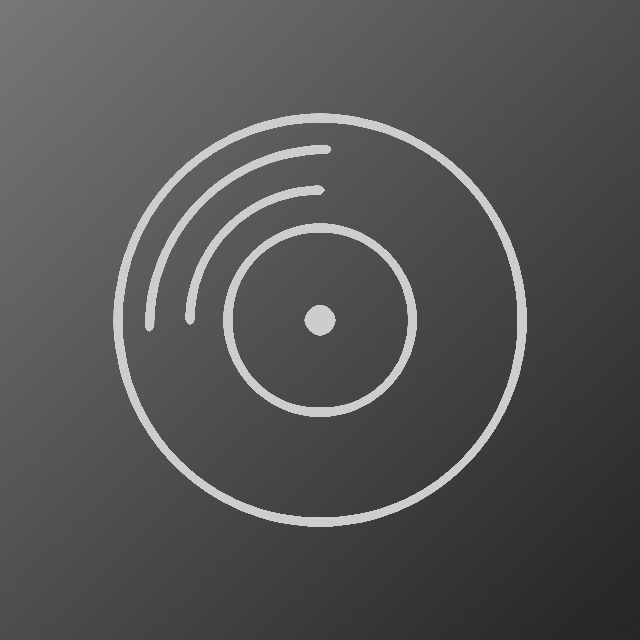
#> input picture config/Abyss/eww/sleektop/images/spotify-art-default.png, 640 x 640 px
$ python scheme_for_image.py ../../../../../Abyss/eww/sleektop/images/spotify-art-default.png
#> lines starting #> are read from the running program, lines starting #| are printed output that depends on the picture
#> in main, img is the input picture: shape (640, 640, 3); mean B, G, R 83.9, 83.9, 83.9
#!/usr/bin/env python3
import sys
import cv2
import numpy as np

# Allowed scheme types
SCHEMES = [
    "scheme-content",
    "scheme-expressive",
    "scheme-fidelity",
    "scheme-fruit-salad",
    "scheme-monochrome",
    "scheme-neutral",
    "scheme-rainbow",
    "scheme-tonal-spot"
]

def image_colorfulness(image):
    # Based on Hasler and Süsstrunk's colorfulness metric
    (B, G, R) = cv2.split(image.astype("float"))
    rg = np.absolute(R - G)
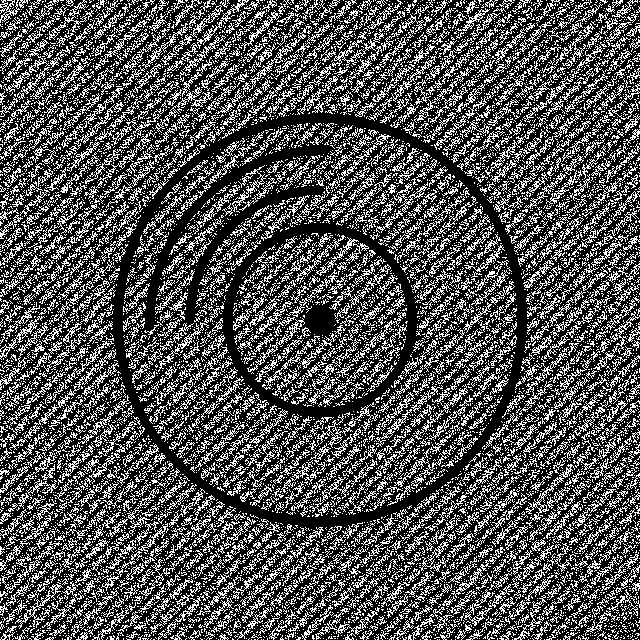
#> rg: shape (640, 640) float64; values 0 (black) and 1 (white), 31.4% white in thin lines or dots
    yb = np.absolute(0.5 * (R + G) - B)
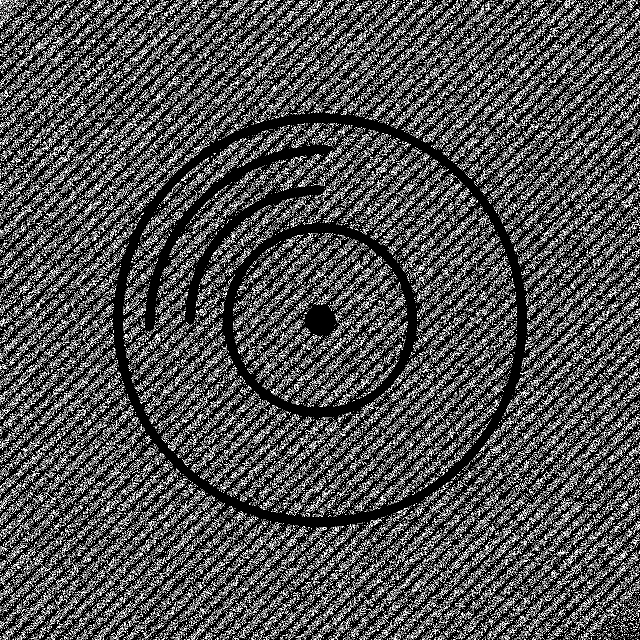
#> yb: shape (640, 640) float64; min 0, max 1, mean 0.315
    std_rg = np.std(rg)
#> std_rg = 0.464
    std_yb = np.std(yb)
#> std_yb = 0.37
    mean_rg = np.mean(rg)
#> mean_rg = 0.314
    mean_yb = np.mean(yb)
#> mean_yb = 0.315
    colorfulness = np.sqrt(std_rg ** 2 + std_yb ** 2) + (0.3 * np.sqrt(mean_rg ** 2 + mean_yb ** 2))
#> colorfulness = 0.727
    return colorfulness

# scheme-content respects the image's colors very well, but it might
# look too saturated, so we only use it for not very colorful images to be safe
def pick_scheme(colorfulness):
    if colorfulness < 10:
        # return "scheme-monochrome"
        return "scheme-content"
    elif colorfulness < 20:
        return "scheme-content"
    elif colorfulness < 50:
        return "scheme-neutral"
    else:
        return "scheme-tonal-spot"

def main():
    colorfulness_mode = False
    args = sys.argv[1:]
    if '--colorfulness' in args:
        colorfulness_mode = True
        args.remove('--colorfulness')
    if len(args) < 1:
        print("scheme-tonal-spot")
        sys.exit(1)
    img_path = args[0]
    img = cv2.imread(img_path)
    if img is None:
        print("scheme-tonal-spot")
        sys.exit(1)
    colorfulness = image_colorfulness(img)
#> colorfulness = 0.727
    if colorfulness_mode:
        print(f"{colorfulness}")
    else:
        scheme = pick_scheme(colorfulness)
#> scheme = 'scheme-content'
        print(scheme)
#| scheme-content

if __name__ == "__main__":
    main()
